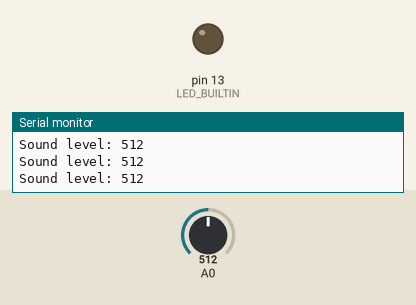
A sketch run on a simulated Arduino Uno, built with avr-gcc and run on an emulated ATmega328P. Parts: output pins drawn as LEDs (lit = HIGH), the last lines printed to the serial monitor. The inputs (shaded band) are chosen by the test bench; at power-on: A0 = 512.

Above: at 1.2 s.
1.3 s: A0 set to 105
2.8 s: A0 set to 96
At 3.4 s:
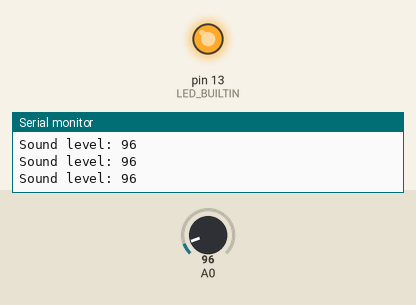
4.3 s: A0 set to 122
At 5.0 s:
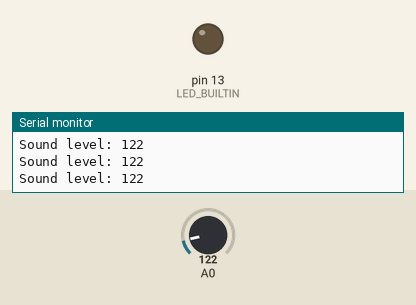
5.8 s: A0 set to 90
At 6.6 s:
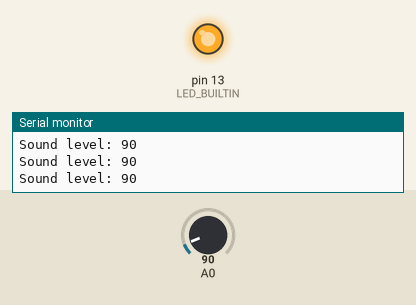
Timing chart, 0 to 8.3 s (numbered marks = the images above; inputs shaded):
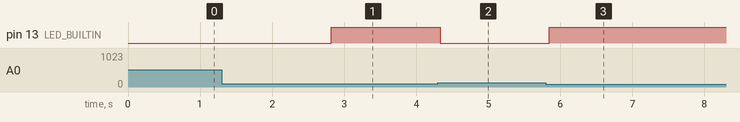

The sketch:

esp_sound_sensor.ino
```cpp
void setup() {
  Serial.begin(115200);
  pinMode(LED_BUILTIN, OUTPUT);
  digitalWrite(LED_BUILTIN, HIGH); // LED OFF initially (NodeMCU: LOW = ON)
}

void loop() {
  int soundLevel = analogRead(A0);
  Serial.print("Sound level: ");
  Serial.println(soundLevel);

  if (soundLevel > 100) {
    digitalWrite(LED_BUILTIN, LOW);  // ON (active LOW for NodeMCU)
  } else {
    digitalWrite(LED_BUILTIN, HIGH); // OFF
  }
  delay(50);
}
```

Measured:
- the behaviour switches between 101 and 100 on A0 (found by bisection; images 0 and 1)
- after the input at 2.8 s, pin 13 (LED_BUILTIN): LOW → HIGH at once
- after the input at 4.3 s, pin 13 (LED_BUILTIN): HIGH → LOW at once
- after the input at 5.8 s, pin 13 (LED_BUILTIN): LOW → HIGH after 0.05 s
